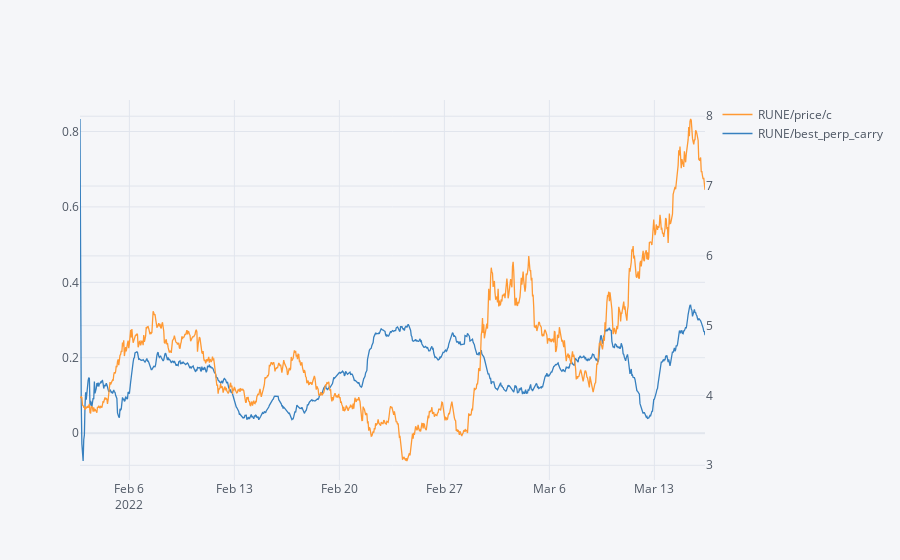

Here is the notebook cell this chart was saved with:
### Markdown cell above
### carry directionality

### Code cell
pd.concat([prices,short_rates.filter(like='carry')],axis=0).iplot(secondary_y=list(prices.columns))

### Figure 1 — Plotly figure (JSON) as saved in the notebook; plotly's stock layout.template omitted (floating-point values rounded to 4 significant figures; data arrays with more than 128 entries replaced by an {"elided": "..."} marker saying what was removed)
{"data": [{"line": {"color": "rgba(255, 153, 51, 1.0)", "dash": "solid", "shape": "linear", "width": 1.3}, "mode": "lines", "name": "RUNE/price/c", "text": "", "type": "scatter", "x": {"elided": "2002 str values"}, "xaxis": "x", "y": {"elided": "2002 mixed values"}, "yaxis": "y2"}, {"line": {"color": "rgba(55, 128, 191, 1.0)", "dash": "solid", "shape": "linear", "width": 1.3}, "mode": "lines", "name": "RUNE/best_perp_carry", "text": "", "type": "scatter", "x": {"elided": "2002 str values"}, "y": {"elided": "2002 mixed values"}}], "layout": {"legend": {"bgcolor": "#F5F6F9", "font": {"color": "#4D5663"}}, "paper_bgcolor": "#F5F6F9", "plot_bgcolor": "#F5F6F9", "title": {"font": {"color": "#4D5663"}}, "xaxis": {"gridcolor": "#E1E5ED", "showgrid": true, "tickfont": {"color": "#4D5663"}, "title": {"font": {"color": "#4D5663"}, "text": ""}, "zerolinecolor": "#E1E5ED"}, "yaxis": {"gridcolor": "#E1E5ED", "showgrid": true, "tickfont": {"color": "#4D5663"}, "title": {"font": {"color": "#4D5663"}, "text": ""}, "zerolinecolor": "#E1E5ED"}, "yaxis2": {"anchor": "x", "gridcolor": "#E1E5ED", "overlaying": "y", "showgrid": true, "side": "right", "tickfont": {"color": "#4D5663"}, "title": {"text": ""}, "zerolinecolor": "#E1E5ED"}}}
